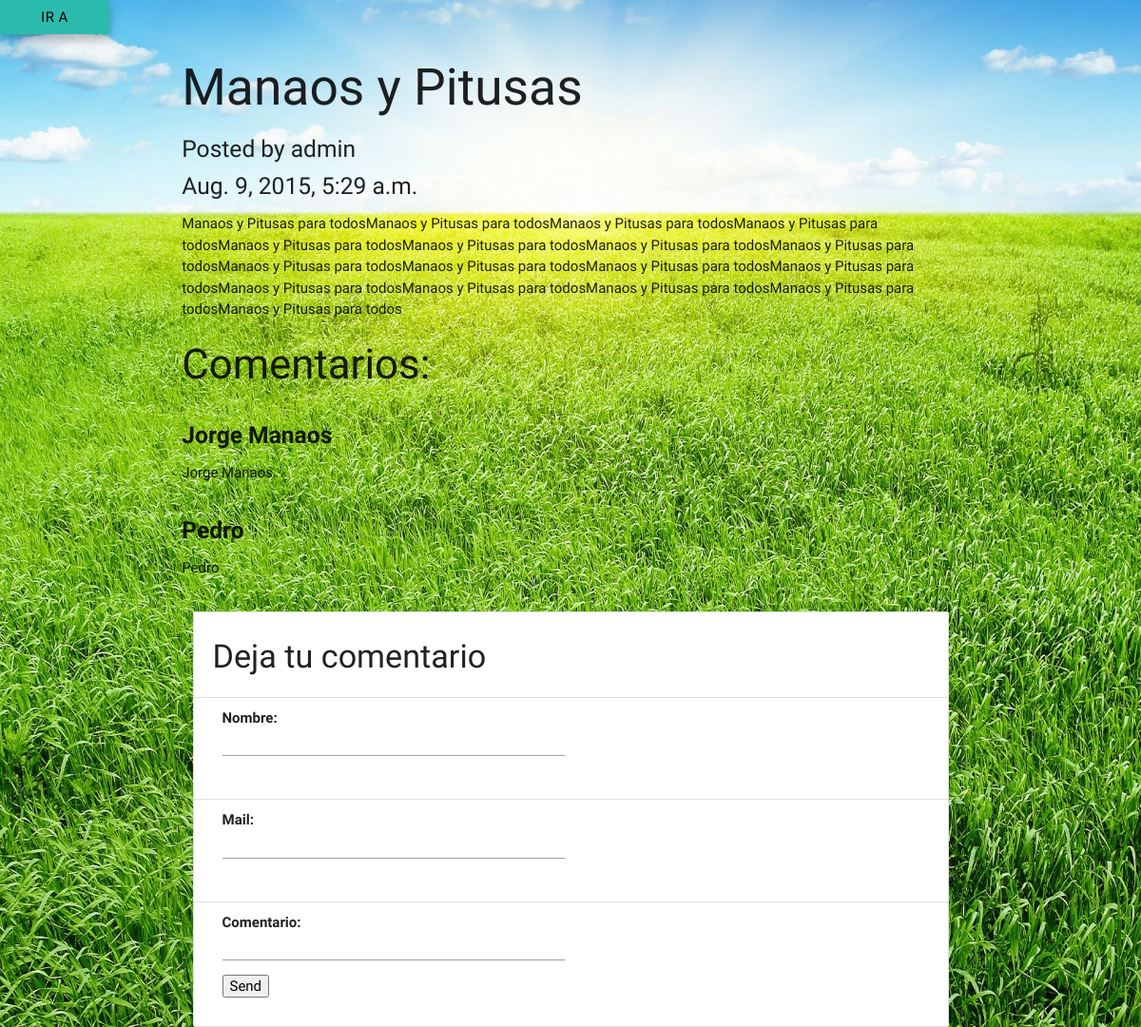
The page /ver_post/1/ on the database its author committed.
### blog/models.py (models this page shows, shortened)
class Entrada(models.Model):
    class Meta:
        verbose_name = "Mi Entrada"
        verbose_name_plural = "Mis entradas"
        ordering=['-fecha']
    titulo = models.CharField(u'Título', max_length=100)
    fecha = models.DateTimeField(u'Fecha del Post',auto_now_add=True)
    resumen= models.CharField(u'Resumen',max_length=512)
    contenido = models.TextField(u'Contenido')
    published = models.BooleanField(u'Publicado?', default=True)
    autor = models.ForeignKey(User)
    categoria = models.ManyToManyField('Categoria')

class Comentario(models.Model):
    autor = models.CharField(u'Nombre', max_length=100)
    mensaje = models.TextField(u'Mensaje')
    mail = models.TextField(u'Mail', False)
    post = models.ForeignKey(Entrada)

### blog/views.py (the view)
# urls.py: url(r'^ver_post/(?P<id_post>[0-9]+)/$', 'blog.views.ver_post', name='vermipost'),
def ver_post(request, id_post):
    context = RequestContext(request)
    post = Entrada.objects.get(id=id_post)
    comentarios = Comentario.objects.filter(post_id = id_post)
    return render_to_response('post.html', {'post':post, 'mensajes':comentarios},context)

### blog/templates/post.html (shortened to what this page needs)
{% block content %}
{% load staticfiles %}
<head>
    <link rel="stylesheet" href="{% static 'css/style2.css' %}">
    <link type="text/css" rel="stylesheet" href="{% static 'css/materialize.min.css' %}"  media="screen,projection"/>
</head>
<a class='dropdown-button btn' data-activates='dropdown1' style="width:115px;color:black;">Ir a</a>
<article>
    <div class="container">
        <div class="row">
            <div class="col-lg-8 col-lg-offset-2 col-md-10 col-md-offset-1">
                <h2 class="section-heading">{{post.titulo}}</h2>
                <h5 class="section-heading">Posted by {{post.autor}}</h5>
                <h5 class="section-heading">{{post.fecha}}</h5>
                <p>{{post.contenido}} </p>
                <h3>Comentarios:</h3>
            </div>
        </div>
    </div>
</article>
<body>
<div id="mensajes">
    {% include "comentarios.html" %}
</div>
    <form id="contactForm">
        <div class="container">
            <ul class="collection with-header">
                <li class="collection-header"><h4>Deja tu comentario</h4></li>
                <li class="collection-item"><div><b>Nombre:</b>
                    <div class="row">
                        <div class="input-field col s6">
                            <input id="nombre" type="text" style="height:13px;" class="validate">
                        </div>
                    </div>
                <li class="collection-item"><div><b>Mail:</b>
        <div class="row">
            <div class="input-field col s6">
                <input id="mail" type="text" style="height:13px;" class="validate">
            </div>
        </div>
            <li class="collection-item"><div><b>Comentario:</b>
                <div class="row">
                    <div class="input-field col s6">
                        <input id="comentario" type="text" style="height:13px;" class="validate">
                        <input value="Send" id="send" type="button" style="color:black;"></input>
                    </div>
                </div>
    </form>
</body>
{% endblock %}

### blog/templates/comentarios.html
{% for mensaje in mensajes %}
    <div class="container">
        <div class="row">
            <h5><b>{{mensaje.autor}}</b></h5>
            <p>{{mensaje.mensaje}}</p>
        </div>
    </div>
{% endfor %}

### blog/static/css/style2.css (style rules this page uses)
body { background-image:url("img/paisaje3.png"); background-size: 100% 100%; background-repeat: no-repeat; background-attachment: fixed; }
body { flex-direction: column; }
html,body { height:100%; }

### rows shown on the page
Entrada: titulo "Manaos y Pitusas", autor "admin", fecha "Aug. 9, 2015, 5:29 a.m.", contenido "Manaos y Pitusas para todosManaos y Pitusas para todosManaos y Pitusas para todosManaos y Pitusas para todosManaos y Pitusas para todosManaos y Pitusas para todosManaos y Pitusas para todosManaos y Pitusas para todosManaos y Pitusas para todosManaos y Pitusas para todosManaos y Pitusas para todosManaos y Pitusas para todosManaos y Pitusas para todosManaos y Pitusas para todosManaos y Pitusas para todosManaos y Pitusas para todosManaos y Pitusas para todos"
Comentario: autor "Jorge Manaos", mensaje "Jorge Manaos"
Comentario: autor "Pedro", mensaje "Pedro"
